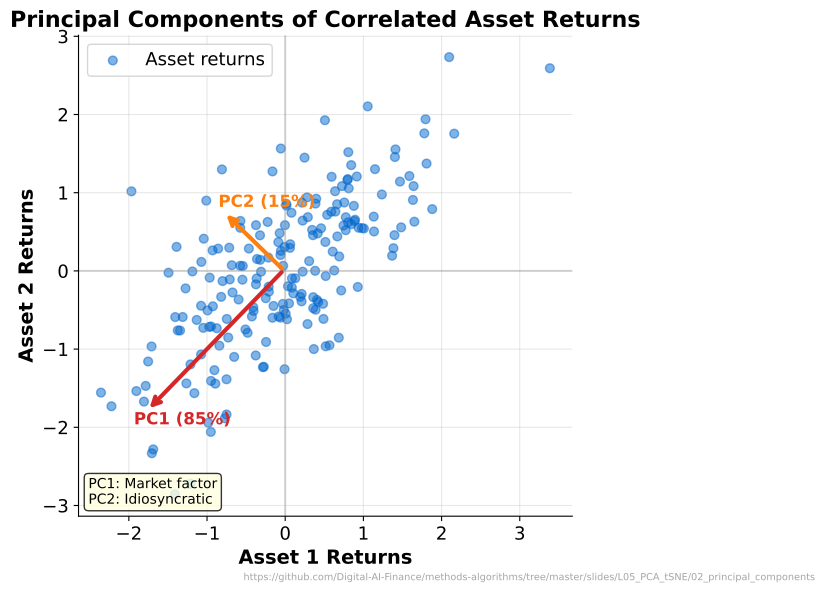

Source code (Python):
"""Principal Components Visualization - 2D projection of portfolio data"""
import matplotlib.pyplot as plt
import numpy as np
from pathlib import Path

plt.rcParams.update({
    'font.size': 14, 'axes.labelsize': 14, 'axes.titlesize': 16,
    'xtick.labelsize': 13, 'ytick.labelsize': 13, 'legend.fontsize': 13,
    'figure.figsize': (10, 6), 'figure.dpi': 150
})

MLPURPLE = '#3333B2'
MLBLUE = '#0066CC'
MLGREEN = '#2CA02C'
MLRED = '#D62728'
MLORANGE = '#FF7F0E'

np.random.seed(42)

# Generate correlated asset returns data
n_samples = 200
mean = [0, 0]
cov = [[1, 0.7], [0.7, 1]]  # Correlated
X = np.random.multivariate_normal(mean, cov, n_samples)

# Compute principal components
from numpy.linalg import eig
cov_matrix = np.cov(X.T)
eigenvalues, eigenvectors = eig(cov_matrix)

# Sort by eigenvalue
idx = eigenvalues.argsort()[::-1]
eigenvalues = eigenvalues[idx]
eigenvectors = eigenvectors[:, idx]

fig, ax = plt.subplots(figsize=(10, 6))

# Plot data points
ax.scatter(X[:, 0], X[:, 1], c=MLBLUE, alpha=0.5, s=40, label='Asset returns')

# Plot principal component directions
origin = np.mean(X, axis=0)
for i, (val, vec) in enumerate(zip(eigenvalues, eigenvectors.T)):
    scale = np.sqrt(val) * 2
    color = MLRED if i == 0 else MLORANGE
    ax.annotate('', xy=origin + vec * scale, xytext=origin,
                arrowprops=dict(arrowstyle='->', color=color, lw=3))
    ax.text(origin[0] + vec[0] * scale * 1.1,
            origin[1] + vec[1] * scale * 1.1,
            f'PC{i+1} ({eigenvalues[i]/sum(eigenvalues)*100:.0f}%)',
            fontsize=12, fontweight='bold', color=color)

ax.set_xlabel('Asset 1 Returns', fontweight='bold')
ax.set_ylabel('Asset 2 Returns', fontweight='bold')
ax.set_title('Principal Components of Correlated Asset Returns',
             fontsize=16, fontweight='bold')
ax.axhline(y=0, color='gray', linestyle='-', alpha=0.3)
ax.axvline(x=0, color='gray', linestyle='-', alpha=0.3)
ax.set_aspect('equal')
ax.grid(True, alpha=0.3)
ax.legend(loc='upper left')

# Add annotation
ax.text(0.02, 0.02, 'PC1: Market factor\nPC2: Idiosyncratic',
        transform=ax.transAxes, fontsize=10, verticalalignment='bottom',
        bbox=dict(boxstyle='round', facecolor='lightyellow', alpha=0.8))

plt.tight_layout()
plt.savefig(Path(__file__).parent / 'chart.pdf', dpi=300, bbox_inches='tight')
plt.close()
print("Chart saved: 02_principal_components/chart.pdf")
